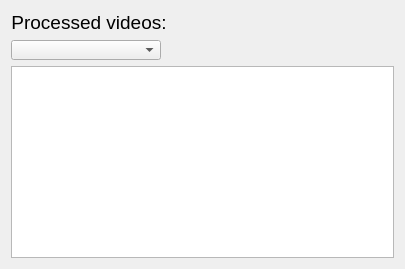
               <widget class="QWidget" name="page_7">
                <layout class="QVBoxLayout" name="verticalLayout_17">
                 <item alignment="Qt::AlignLeft|Qt::AlignTop">
                  <widget class="QLabel" name="label_11">
                   <property name="font">
                    <font>
                     <family>MS Shell Dlg 2</family>
                     <pointsize>14</pointsize>
                     <weight>9</weight>
                     <italic>false</italic>
                     <bold>false</bold>
                    </font>
                   </property>
                   <property name="styleSheet">
                    <string notr="true">font: 75 14pt &quot;MS Shell Dlg 2&quot;;</string>
                   </property>
                   <property name="text">
                    <string>Processed videos:</string>
                   </property>
                   <property name="alignment">
                    <set>Qt::AlignCenter</set>
                   </property>
                  </widget>
                 </item>
                 <item>
                  <widget class="QComboBox" name="videoComboBox">
                   <property name="minimumSize">
                    <size>
                     <width>0</width>
                     <height>0</height>
                    </size>
                   </property>
                   <property name="maximumSize">
                    <size>
                     <width>150</width>
                     <height>20</height>
                    </size>
                   </property>
                   <property name="styleSheet">
                    <string notr="true">font: 10pt &quot;MS Shell Dlg 2&quot;;</string>
                   </property>
                   <property name="editable">
                    <bool>false</bool>
                   </property>
                  </widget>
                 </item>
                 <item>
                  <widget class="QGraphicsView" name="graphicsView">
                   <property name="minimumSize">
                    <size>
                     <width>383</width>
                     <height>0</height>
                    </size>
                   </property>
                   <property name="styleSheet">
                    <string notr="true"/>
                   </property>
                  </widget>
                 </item>
                </layout>
               </widget>
